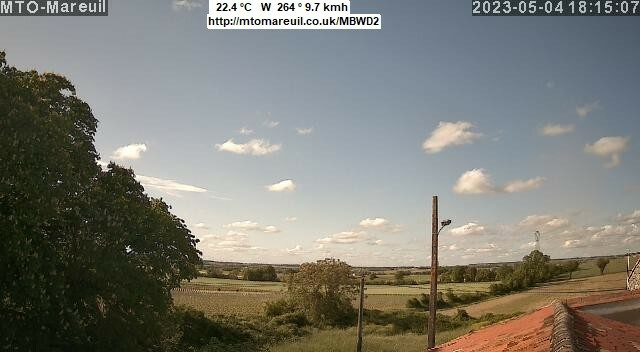
#> input picture essai de decoupage avec bruit image/imagetest.jpg, 640 x 352 px
$ python tronque_avec_son_image.py
#> lines starting #> are read from the running program, lines starting #| are printed output that depends on the picture
from PIL import Image
import numpy as np
import matplotlib.pyplot as plt

# Load the image and convert it to grayscale
im = Image.open("imagetest.jpg")
#> im is the input picture: PIL image 640x352 RGB; mean R, G, B 124.4, 124.1, 116.2
pix = np.array(im.convert('L'))
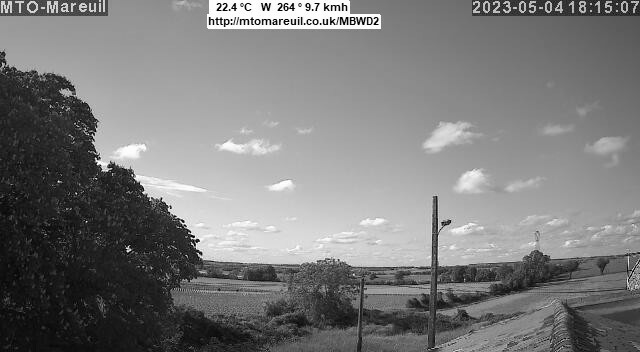
#> pix: shape (352, 640); min 0, max 255, mean 123.3

# Choose the column to analyze
col_index = int(np.median(np.arange(pix.shape[1])))
#> col_index = 319

# Initialize arrays to store the results
max_slope_indices = np.zeros(pix.shape[1])
#> max_slope_indices = 640 values from 0 to 0
trusts = np.zeros(pix.shape[1])
#> trusts = 640 values from 0 to 0

# Loop over every column
for i in range(pix.shape[1]):
    col = pix[:, i]

    # Calculate the standard deviation of the pixels surrounding each pixel in the column
    std = np.zeros(col.shape)
    for j in range(20,col.shape[0]-10): # on commence à 20 et on s'arrete avant les 10 derniers pour eviter d'avoir les banderoles météo sur la plupart des webcams
        if j == 0:
            std[j] = np.std(col[j:j+2])
        elif j == col.shape[0]-1:
            std[j] = np.std(col[j-1:j+1])
        else:
            std[j] = np.std(col[j-1:j+2])

    # Calculate the slope of the standard deviation values
    slope = np.abs(np.diff(std))

    # Find the index with the highest slope
    max_slope_index = np.argmax(slope)

    # Calculate the trust coefficient
    trust = 1 - (max_slope_index - len(slope)/2) / (len(slope)/2)

    # Store the results for this column
    max_slope_indices[i] = max_slope_index
    trusts[i] = trust
#> after the loop, max_slope_indices = 640 values, max 341 at index 485, min 19 at index 211, mean 173.8; trusts = 640 values, max 1.89 at index 211, min 0.057 at index 485, mean 1.01

# Find the y values with the highest slopes for each column
max_slope_y = np.zeros(pix.shape[1])
#> max_slope_y = 640 values from 0 to 0
for i in range(pix.shape[1]):
    if max_slope_indices[i] == 0:
        max_slope_y[i] = 0
    elif max_slope_indices[i] == pix.shape[0]-1:
        max_slope_y[i] = pix.shape[0]-1
    else:
        max_slope_y[i] = np.argmax(np.abs(np.diff(std[int(max_slope_indices[i])-1:int(max_slope_indices[i])+2]))) + int(max_slope_indices[i]) - 1
#> after the loop, max_slope_y = 640 values, max 341 at index 485, min 19 at index 211, mean 173.3

# Slice the image into upper and lower halves
upper_half_gray = pix[:int(max_slope_y[col_index]), :]
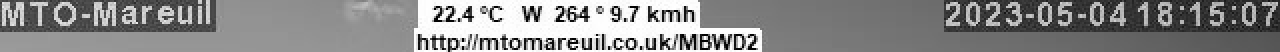
#> upper_half_gray: shape (26, 640) (shown 2 times larger); min 0, max 255, mean 136.8
upper_half_rgb = np.zeros((upper_half_gray.shape[0], upper_half_gray.shape[1], 3), dtype=np.uint8)

# Retrieve the colors from the original image
for i in range(3):
    upper_half_rgb[:,:,i] = np.array(im)[:,:,i][:int(max_slope_y[col_index]), :]

# Save the upper half of the image
im_upper = Image.fromarray(upper_half_rgb)
im_upper.save("upper_half.jpg")

$ run again, with essai de decoupage avec bruit image/trimmed_image.png saved as essai de decoupage avec bruit image/imagetest.jpg
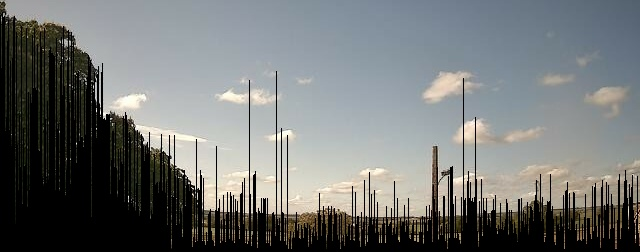
#> input picture essai de decoupage avec bruit image/trimmed_image.png, 640 x 252 px
#> im is the input picture: PIL image 640x252 RGB; mean R, G, B 114, 116.5, 115.9
#> `pix = np.array(im.convert('L'))`:
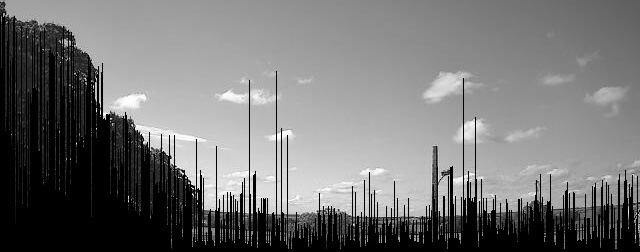
#> pix: shape (252, 640); min 0, max 255, mean 115.7
#> after the loop `for i in range(pix.shape[1]):`: max_slope_indices = 640 values, max 241 at index 195, min 19 at index 1, mean 173.8; trusts = 640 values, max 1.85 at index 1, min 0.0797 at index 195, mean 0.615
#> after the loop `for i in range(pix.shape[1]):`: max_slope_y = 640 values, max 241 at index 195, min 19 at index 1, mean 173.3
#> after the loop `for i in range(3):`:
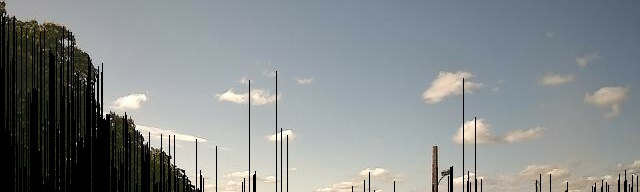
#> upper_half_rgb: shape (192, 640, 3); mean R, G, B 133.7, 138.4, 139.3
